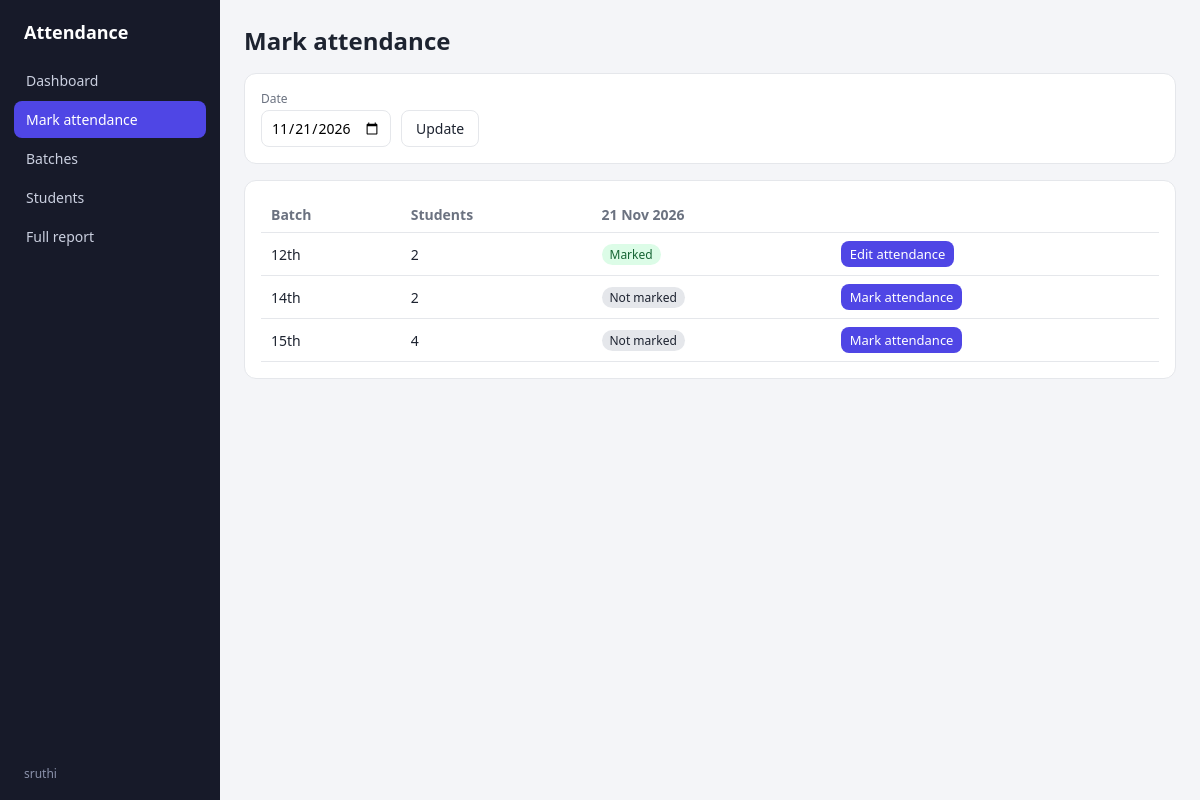
Page /mark/ (signed in) on the committed database.
### attendance/models.py (models this page shows, shortened)
class Batch(models.Model):
    name = models.CharField(max_length=100, unique=True)
    description = models.CharField(max_length=255, blank=True)
    created_at = models.DateTimeField(auto_now_add=True)
    class Meta:
        ordering = ["name"]
        verbose_name_plural = "batches"

### attendance/views.py (the view)
# urls.py: path("mark/", views.mark_select, name="mark_select"),
@login_required
def mark_select(request):
    today = timezone.localdate()
    day = min(_parse_date(request.GET.get("date"), today), today)
    batches = list(
        Batch.objects.annotate(
            student_count=Count("students", filter=Q(students__is_active=True), distinct=True),
            marked=Count("students__records", filter=Q(students__records__date=day), distinct=True),
        )
    )
    if len(batches) == 1 and "date" not in request.GET:
        return redirect(reverse("attendance:mark", args=[batches[0].pk]))
    return render(
        request,
        "attendance/mark_select.html",
        {"batches": batches, "day": day, "today": today},
    )

### attendance/views.py (called while the page is built)
def _parse_date(value, default):
    parsed = parse_date(value) if value else None
    return parsed or default

### attendance/templates/attendance/mark_select.html (shortened to what this page needs)
{% extends "attendance/base.html" %}
{% load static %}
{% block content %}
<h2>Mark attendance</h2>
<form method="get" class="card filters">
  <div>
    <label for="date">Date</label>
    <input type="date" id="date" name="date" value="{{ day|date:'Y-m-d' }}" max="{{ today|date:'Y-m-d' }}">
  </div>
  <button class="btn secondary" type="submit">Update</button>
</form>
<div class="card">
  <table>
    <thead><tr><th>Batch</th><th>Students</th><th>{{ day|date:"d M Y" }}</th><th></th></tr></thead>
    <tbody>
    {% for b in batches %}
      <tr>
        <td>{{ b.name }}</td>
        <td>{{ b.student_count }}</td>
        <td>{% if b.marked %}<span class="badge ok">Marked</span>{% else %}<span class="badge">Not marked</span>{% endif %}</td>
        <td><a class="btn small" href="{% url 'attendance:mark' b.pk %}?date={{ day|date:'Y-m-d' }}">{% if b.marked %}Edit attendance{% else %}Mark attendance{% endif %}</a></td>
      </tr>
    {% empty %}
      <tr><td colspan="4" class="muted">No batches yet. <a href="{% url 'attendance:batch_create' %}">Add a batch</a> first.</td></tr>
    {% endfor %}
    </tbody>
  </table>
</div>
{% endblock %}

### attendance/templates/attendance/base.html (shortened to what this page needs)
{% load static %}<!doctype html>
<html lang="en">
<head>
  <link rel="stylesheet" href="{% static 'css/style.css' %}">
</head>
<body>
  {% with url=request.resolver_match.url_name %}
  <div class="layout">
    <aside class="sidebar">
      <div class="brand">Attendance</div>
      <nav>
        <a href="{% url 'attendance:dashboard' %}" class="{% if url == 'dashboard' %}active{% endif %}">Dashboard</a>
        <a href="{% url 'attendance:mark_select' %}" class="{% if url == 'mark_select' or url == 'mark' %}active{% endif %}">Mark attendance</a>
        <a href="{% url 'attendance:batch_list' %}" class="{% if url == 'batch_list' or url == 'batch_create' or url == 'batch_update' or url == 'batch_delete' or url == 'report' %}active{% endif %}">Batches</a>
        <a href="{% url 'attendance:student_list' %}" class="">Students</a>
        <a href="{% url 'attendance:full_report' %}" class="{% if url == 'full_report' %}active{% endif %}">Full report</a>
      </nav>
      <div class="who">{{ request.user.get_username }}</div>
    </aside>
    <div class="content">
      <div class="content-inner">
        {% block content %}{% endblock %}
      </div>
    </div>
  </div>
  {% endwith %}
</body>
</html>

### static/css/style.css (style rules this page uses)
:root { --bg: #f4f5f8; --card: #fff; --text: #1d2330; --muted: #6b7280; --line: #e5e7eb; --accent: #4f46e5; --ok: #15803d; --bad: #b91c1c; --warn: #b45309; --side: #171a29; }
* { box-sizing: border-box; }
body { margin: 0; font-family: system-ui, -apple-system, "Segoe UI", sans-serif; background: var(--bg); color: var(--text); }
a { color: var(--accent); }
h2 { margin: 0 0 16px; }
.layout { display: grid; grid-template-columns: 220px 1fr; min-height: 100vh; }
.sidebar { background: var(--side); color: #cbd0e0; padding: 20px 14px; position: sticky; top: 0; height: 100vh; }
.brand { color: #fff; font-weight: 700; font-size: 18px; padding: 0 10px 18px; }
.sidebar nav a { display: block; color: #cbd0e0; text-decoration: none; padding: 9px 12px; border-radius: 8px; margin-bottom: 2px; font-size: 14px; }
.sidebar nav a.active { background: var(--accent); color: #fff; }
.sidebar .who { position: absolute; bottom: 18px; left: 24px; font-size: 12px; color: #8b92ab; }
.content { padding: 24px; min-width: 0; }
.content-inner { max-width: 1100px; margin: 0 auto; }
.card { background: var(--card); border: 1px solid var(--line); border-radius: 12px; padding: 16px; margin-bottom: 16px; overflow-x: auto; }
table { width: 100%; border-collapse: collapse; }
th, td { text-align: left; padding: 8px 10px; border-bottom: 1px solid var(--line); font-size: 14px; white-space: nowrap; }
th { color: var(--muted); font-weight: 600; }
.btn { display: inline-block; background: var(--accent); color: #fff; border: 0; padding: 8px 14px; border-radius: 8px; font-size: 14px; cursor: pointer; text-decoration: none; font-family: inherit; }
.btn.secondary { background: #fff; color: var(--text); border: 1px solid var(--line); }
.btn.small { padding: 4px 9px; font-size: 13px; }
input[type=date], input[type=text], input[type=email], input[type=search], select, textarea { padding: 7px 9px; border: 1px solid var(--line); border-radius: 8px; font-size: 14px; font-family: inherit; background: #fff; }
.filters { display: flex; gap: 10px; flex-wrap: wrap; align-items: end; }
.filters label { font-size: 12px; color: var(--muted); display: block; margin-bottom: 3px; }
.badge { display: inline-block; padding: 2px 8px; border-radius: 999px; font-size: 12px; background: #e5e7eb; }
.badge.ok { background: #dcfce7; color: #166534; }

### rows in the picture
Batch: name "12th", student_count "2", shows "Marked", shows "Edit attendance"
Batch: name "14th", student_count "2", shows "Not marked", shows "Mark attendance"
Batch: name "15th", student_count "4", shows "Not marked", shows "Mark attendance"

### other values in the picture
{{ request.user.get_username }} "sruthi"
{{ day|date:"d M Y" }} "21 Nov 2026"
